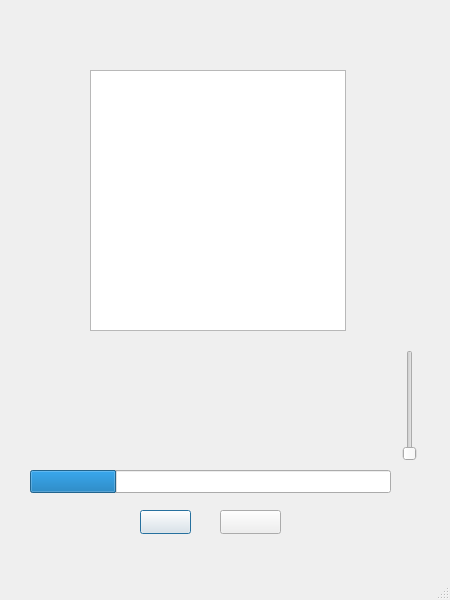
<?xml version="1.0" encoding="UTF-8"?>
<ui version="4.0">
 <class>MainWindow</class>
 <widget class="QMainWindow" name="MainWindow">
  <property name="geometry">
   <rect>
    <x>0</x>
    <y>0</y>
    <width>450</width>
    <height>600</height>
   </rect>
  </property>
  <property name="windowTitle">
   <string>MainWindow</string>
  </property>
  <widget class="QWidget" name="centralwidget">
   <widget class="QSlider" name="musicVolumeSlider">
    <property name="geometry">
     <rect>
      <x>400</x>
      <y>350</y>
      <width>20</width>
      <height>111</height>
     </rect>
    </property>
    <property name="maximum">
     <number>100</number>
    </property>
    <property name="orientation">
     <enum>Qt::Vertical</enum>
    </property>
   </widget>
   <widget class="QProgressBar" name="musicBar">
    <property name="geometry">
     <rect>
      <x>30</x>
      <y>470</y>
      <width>361</width>
      <height>23</height>
     </rect>
    </property>
    <property name="value">
     <number>24</number>
    </property>
    <property name="textVisible">
     <bool>false</bool>
    </property>
   </widget>
   <widget class="QPushButton" name="buttonPlay">
    <property name="geometry">
     <rect>
      <x>140</x>
      <y>510</y>
      <width>51</width>
      <height>24</height>
     </rect>
    </property>
    <property name="text">
     <string/>
    </property>
    <property name="default">
     <bool>true</bool>
    </property>
   </widget>
   <widget class="QListView" name="listView">
    <property name="geometry">
     <rect>
      <x>90</x>
      <y>70</y>
      <width>256</width>
      <height>261</height>
     </rect>
    </property>
   </widget>
   <widget class="QPushButton" name="buttonPause">
    <property name="geometry">
     <rect>
      <x>220</x>
      <y>510</y>
      <width>61</width>
      <height>24</height>
     </rect>
    </property>
    <property name="text">
     <string/>
    </property>
   </widget>
  </widget>
  <widget class="QMenuBar" name="menubar">
   <property name="geometry">
    <rect>
     <x>0</x>
     <y>0</y>
     <width>450</width>
     <height>21</height>
    </rect>
   </property>
  </widget>
  <widget class="QStatusBar" name="statusbar"/>
 </widget>
 <resources/>
 <connections/>
</ui>
